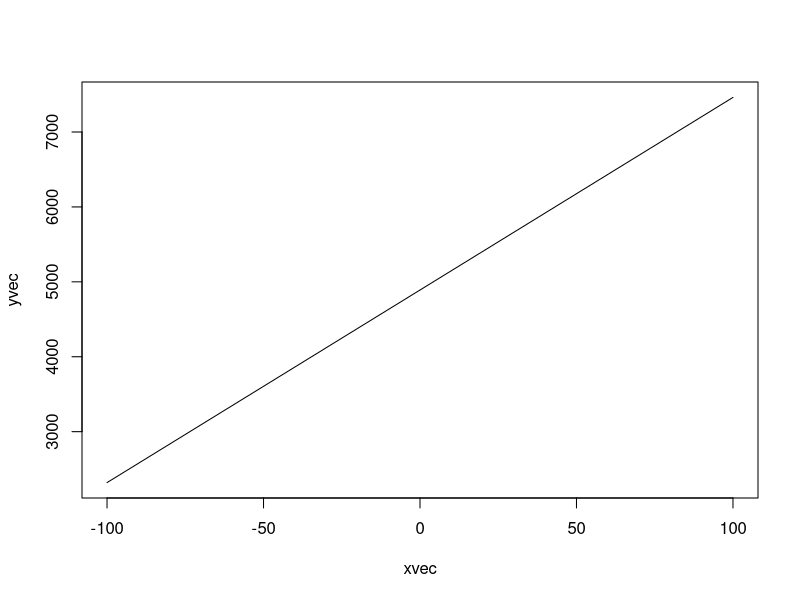

Source code (R):




Indicadora<-function(x){
  vec=c()
  for (i in x){
    if (i>=0){
      vec<-c(vec,i)
    }
    else{
      vec<-c(vec,0)
    }
  }
  return(vec)
}




f<-function(x,beta,w,b,alpha){
  aux<-w*x+b
  res<-sum(beta*Indicadora(aux))+alpha
  return(res)
}
xvec<-c(-100:100)
yvec<-c()
for (i in xvec){
  yvec=c(yvec,f(i,c(5,58,0.1),c(0.5,0.4,0.1),c(50,80,8),0))
}  

plot(xvec,yvec,type = 'l')
